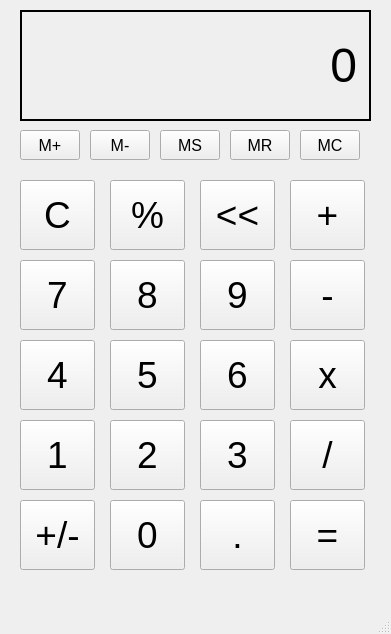
<?xml version="1.0" encoding="UTF-8"?>
<ui version="4.0">
 <class>MainWindow</class>
 <widget class="QMainWindow" name="MainWindow">
  <property name="geometry">
   <rect>
    <x>0</x>
    <y>0</y>
    <width>391</width>
    <height>634</height>
   </rect>
  </property>
  <property name="windowTitle">
   <string>MainWindow</string>
  </property>
  <widget class="QWidget" name="centralwidget">
   <widget class="QPushButton" name="Button_7">
    <property name="geometry">
     <rect>
      <x>20</x>
      <y>260</y>
      <width>75</width>
      <height>70</height>
     </rect>
    </property>
    <property name="font">
     <font>
      <pointsize>28</pointsize>
     </font>
    </property>
    <property name="text">
     <string>7</string>
    </property>
   </widget>
   <widget class="QPushButton" name="Button_8">
    <property name="geometry">
     <rect>
      <x>110</x>
      <y>260</y>
      <width>75</width>
      <height>70</height>
     </rect>
    </property>
    <property name="font">
     <font>
      <pointsize>28</pointsize>
     </font>
    </property>
    <property name="text">
     <string>8</string>
    </property>
   </widget>
   <widget class="QPushButton" name="Button_9">
    <property name="geometry">
     <rect>
      <x>200</x>
      <y>260</y>
      <width>75</width>
      <height>70</height>
     </rect>
    </property>
    <property name="font">
     <font>
      <pointsize>28</pointsize>
     </font>
    </property>
    <property name="text">
     <string>9</string>
    </property>
   </widget>
   <widget class="QPushButton" name="minusButton">
    <property name="geometry">
     <rect>
      <x>290</x>
      <y>260</y>
      <width>75</width>
      <height>70</height>
     </rect>
    </property>
    <property name="font">
     <font>
      <pointsize>28</pointsize>
     </font>
    </property>
    <property name="text">
     <string>-</string>
    </property>
   </widget>
   <widget class="QPushButton" name="addMemoryButton">
    <property name="geometry">
     <rect>
      <x>20</x>
      <y>130</y>
      <width>60</width>
      <height>30</height>
     </rect>
    </property>
    <property name="font">
     <font>
      <pointsize>12</pointsize>
     </font>
    </property>
    <property name="text">
     <string>M+</string>
    </property>
   </widget>
   <widget class="QPushButton" name="minusMemoryButton">
    <property name="geometry">
     <rect>
      <x>90</x>
      <y>130</y>
      <width>60</width>
      <height>30</height>
     </rect>
    </property>
    <property name="font">
     <font>
      <pointsize>12</pointsize>
     </font>
    </property>
    <property name="text">
     <string>M-</string>
    </property>
   </widget>
   <widget class="QPushButton" name="saveMemoryButton">
    <property name="geometry">
     <rect>
      <x>160</x>
      <y>130</y>
      <width>60</width>
      <height>30</height>
     </rect>
    </property>
    <property name="font">
     <font>
      <pointsize>12</pointsize>
     </font>
    </property>
    <property name="text">
     <string>MS</string>
    </property>
   </widget>
   <widget class="QPushButton" name="recallMemoryButton">
    <property name="geometry">
     <rect>
      <x>230</x>
      <y>130</y>
      <width>60</width>
      <height>30</height>
     </rect>
    </property>
    <property name="font">
     <font>
      <pointsize>12</pointsize>
     </font>
    </property>
    <property name="text">
     <string>MR</string>
    </property>
   </widget>
   <widget class="QPushButton" name="clearMemoryButton">
    <property name="geometry">
     <rect>
      <x>300</x>
      <y>130</y>
      <width>60</width>
      <height>30</height>
     </rect>
    </property>
    <property name="font">
     <font>
      <pointsize>12</pointsize>
     </font>
    </property>
    <property name="text">
     <string>MC</string>
    </property>
   </widget>
   <widget class="QPushButton" name="plusButton">
    <property name="geometry">
     <rect>
      <x>290</x>
      <y>180</y>
      <width>75</width>
      <height>70</height>
     </rect>
    </property>
    <property name="font">
     <font>
      <pointsize>28</pointsize>
     </font>
    </property>
    <property name="text">
     <string>+</string>
    </property>
   </widget>
   <widget class="QPushButton" name="arrowButton">
    <property name="geometry">
     <rect>
      <x>200</x>
      <y>180</y>
      <width>75</width>
      <height>70</height>
     </rect>
    </property>
    <property name="font">
     <font>
      <pointsize>28</pointsize>
     </font>
    </property>
    <property name="text">
     <string>&lt;&lt;</string>
    </property>
   </widget>
   <widget class="QPushButton" name="percentButton">
    <property name="geometry">
     <rect>
      <x>110</x>
      <y>180</y>
      <width>75</width>
      <height>70</height>
     </rect>
    </property>
    <property name="font">
     <font>
      <pointsize>28</pointsize>
     </font>
    </property>
    <property name="text">
     <string>%</string>
    </property>
   </widget>
   <widget class="QPushButton" name="clearButton">
    <property name="geometry">
     <rect>
      <x>20</x>
      <y>180</y>
      <width>75</width>
      <height>70</height>
     </rect>
    </property>
    <property name="font">
     <font>
      <pointsize>28</pointsize>
     </font>
    </property>
    <property name="text">
     <string>C</string>
    </property>
   </widget>
   <widget class="QPushButton" name="multiplyButton">
    <property name="geometry">
     <rect>
      <x>290</x>
      <y>340</y>
      <width>75</width>
      <height>70</height>
     </rect>
    </property>
    <property name="font">
     <font>
      <pointsize>28</pointsize>
     </font>
    </property>
    <property name="text">
     <string>x</string>
    </property>
   </widget>
   <widget class="QPushButton" name="Button_6">
    <property name="geometry">
     <rect>
      <x>200</x>
      <y>340</y>
      <width>75</width>
      <height>70</height>
     </rect>
    </property>
    <property name="font">
     <font>
      <pointsize>28</pointsize>
     </font>
    </property>
    <property name="text">
     <string>6</string>
    </property>
   </widget>
   <widget class="QPushButton" name="Button_5">
    <property name="geometry">
     <rect>
      <x>110</x>
      <y>340</y>
      <width>75</width>
      <height>70</height>
     </rect>
    </property>
    <property name="font">
     <font>
      <pointsize>28</pointsize>
     </font>
    </property>
    <property name="text">
     <string>5</string>
    </property>
   </widget>
   <widget class="QPushButton" name="Button_4">
    <property name="geometry">
     <rect>
      <x>20</x>
      <y>340</y>
      <width>75</width>
      <height>70</height>
     </rect>
    </property>
    <property name="font">
     <font>
      <pointsize>28</pointsize>
     </font>
    </property>
    <property name="text">
     <string>4</string>
    </property>
   </widget>
   <widget class="QPushButton" name="dvideButton">
    <property name="geometry">
     <rect>
      <x>290</x>
      <y>420</y>
      <width>75</width>
      <height>70</height>
     </rect>
    </property>
    <property name="font">
     <font>
      <pointsize>28</pointsize>
     </font>
    </property>
    <property name="text">
     <string>/</string>
    </property>
   </widget>
   <widget class="QPushButton" name="Button_3">
    <property name="geometry">
     <rect>
      <x>200</x>
      <y>420</y>
      <width>75</width>
      <height>70</height>
     </rect>
    </property>
    <property name="font">
     <font>
      <pointsize>28</pointsize>
     </font>
    </property>
    <property name="text">
     <string>3</string>
    </property>
   </widget>
   <widget class="QPushButton" name="Button_2">
    <property name="geometry">
     <rect>
      <x>110</x>
      <y>420</y>
      <width>75</width>
      <height>70</height>
     </rect>
    </property>
    <property name="font">
     <font>
      <pointsize>28</pointsize>
     </font>
    </property>
    <property name="text">
     <string>2</string>
    </property>
   </widget>
   <widget class="QPushButton" name="Button_1">
    <property name="geometry">
     <rect>
      <x>20</x>
      <y>420</y>
      <width>75</width>
      <height>70</height>
     </rect>
    </property>
    <property name="font">
     <font>
      <pointsize>28</pointsize>
     </font>
    </property>
    <property name="text">
     <string>1</string>
    </property>
   </widget>
   <widget class="QPushButton" name="equalButton">
    <property name="geometry">
     <rect>
      <x>290</x>
      <y>500</y>
      <width>75</width>
      <height>70</height>
     </rect>
    </property>
    <property name="font">
     <font>
      <pointsize>28</pointsize>
     </font>
    </property>
    <property name="text">
     <string>=</string>
    </property>
   </widget>
   <widget class="QPushButton" name="decimalButton">
    <property name="geometry">
     <rect>
      <x>200</x>
      <y>500</y>
      <width>75</width>
      <height>70</height>
     </rect>
    </property>
    <property name="font">
     <font>
      <pointsize>28</pointsize>
     </font>
    </property>
    <property name="text">
     <string>.</string>
    </property>
   </widget>
   <widget class="QPushButton" name="Button_0">
    <property name="geometry">
     <rect>
      <x>110</x>
      <y>500</y>
      <width>75</width>
      <height>70</height>
     </rect>
    </property>
    <property name="font">
     <font>
      <pointsize>28</pointsize>
     </font>
    </property>
    <property name="text">
     <string>0</string>
    </property>
   </widget>
   <widget class="QPushButton" name="plusminusButton">
    <property name="geometry">
     <rect>
      <x>20</x>
      <y>500</y>
      <width>75</width>
      <height>70</height>
     </rect>
    </property>
    <property name="font">
     <font>
      <pointsize>28</pointsize>
     </font>
    </property>
    <property name="text">
     <string>+/-</string>
    </property>
   </widget>
   <widget class="QLabel" name="outputLabel">
    <property name="geometry">
     <rect>
      <x>20</x>
      <y>10</y>
      <width>351</width>
      <height>111</height>
     </rect>
    </property>
    <property name="font">
     <font>
      <pointsize>36</pointsize>
     </font>
    </property>
    <property name="frameShape">
     <enum>QFrame::Box</enum>
    </property>
    <property name="lineWidth">
     <number>2</number>
    </property>
    <property name="text">
     <string>0</string>
    </property>
    <property name="alignment">
     <set>Qt::AlignRight|Qt::AlignTrailing|Qt::AlignVCenter</set>
    </property>
   </widget>
  </widget>
  <widget class="QMenuBar" name="menubar">
   <property name="geometry">
    <rect>
     <x>0</x>
     <y>0</y>
     <width>391</width>
     <height>26</height>
    </rect>
   </property>
  </widget>
  <widget class="QStatusBar" name="statusbar"/>
 </widget>
 <resources/>
 <connections/>
</ui>
